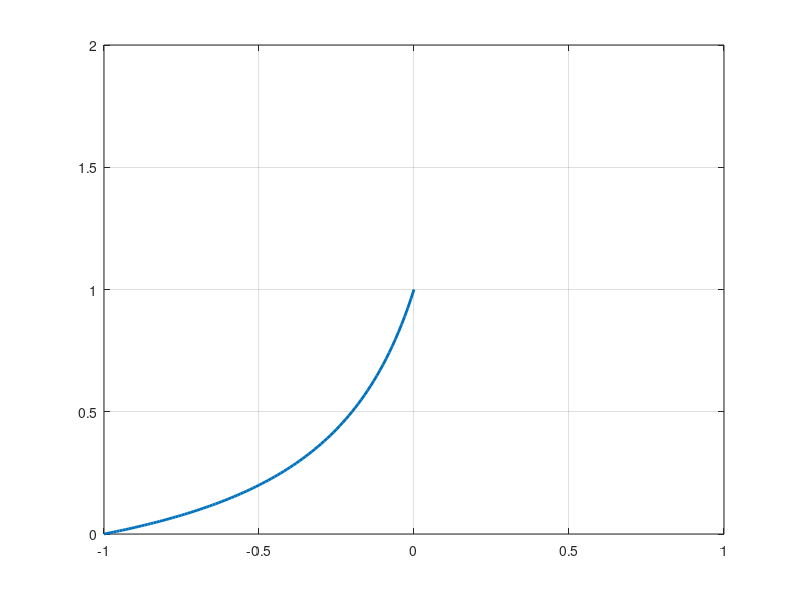

Recreate this plot in MATLAB. (Note: this script raises an error after producing the figure.)
% check_force_velocity_alexander
% lengthening
% shortening is negative length change
v_max = 1;
Fm_iso_all = [1];
% v = -v_max:.01:1.8;
v = -v_max:.01:0
for i=1:length(Fm_iso_all)
    Fm_iso = Fm_iso_all(i);
    Fm = (-v < 0) .* (Fm_iso * (1.8 - .8*(v_max - v)./(v_max + 23*v))) ... %eccentric arm
        + (-v >= 0) .* (Fm_iso * (v_max + v)./(v_max - 3*v)); %concentric arm.
    
    
    % inverses are
    k0 = Fm/Fm_iso - 1.8;k1 = Fm/Fm_iso;
    v_inv = (-v < 0) .* ((k0+0.8)*v_max ./ (0.8 - k0*23)) ...
        + (-v >= 0) .* ((k1-1)*v_max./(1+3*k1));
    plot(v_inv,Fm,'linewidth',2); hold on;
end
grid on;
 axis([-1,1,0,2]);
 figurefyTalk();
xlabel('normalized velocity (v/v_{max})','interpreter','tex');
ylabel('normalized force')


